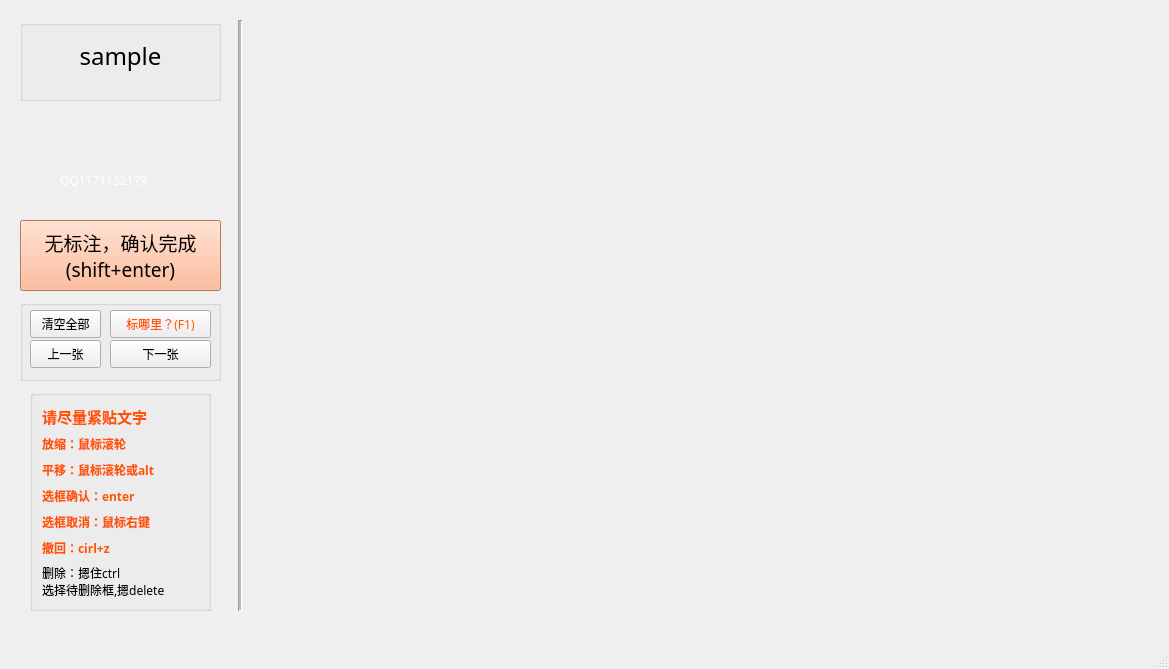
<?xml version="1.0" encoding="UTF-8"?>
<ui version="4.0">
 <class>MainWindow</class>
 <widget class="QMainWindow" name="MainWindow">
  <property name="geometry">
   <rect>
    <x>0</x>
    <y>0</y>
    <width>1169</width>
    <height>669</height>
   </rect>
  </property>
  <property name="sizePolicy">
   <sizepolicy hsizetype="Fixed" vsizetype="Fixed">
    <horstretch>0</horstretch>
    <verstretch>0</verstretch>
   </sizepolicy>
  </property>
  <property name="minimumSize">
   <size>
    <width>1169</width>
    <height>669</height>
   </size>
  </property>
  <property name="maximumSize">
   <size>
    <width>1169</width>
    <height>669</height>
   </size>
  </property>
  <property name="windowTitle">
   <string>MainWindow</string>
  </property>
  <property name="layoutDirection">
   <enum>Qt::LeftToRight</enum>
  </property>
  <property name="documentMode">
   <bool>false</bool>
  </property>
  <widget class="QWidget" name="centralwidget">
   <widget class="Line" name="line">
    <property name="geometry">
     <rect>
      <x>230</x>
      <y>20</y>
      <width>20</width>
      <height>591</height>
     </rect>
    </property>
    <property name="midLineWidth">
     <number>2</number>
    </property>
    <property name="orientation">
     <enum>Qt::Vertical</enum>
    </property>
   </widget>
   <widget class="QGroupBox" name="groupBox_2">
    <property name="geometry">
     <rect>
      <x>20</x>
      <y>20</y>
      <width>201</width>
      <height>81</height>
     </rect>
    </property>
    <property name="font">
     <font>
      <family>微软雅黑</family>
     </font>
    </property>
    <property name="title">
     <string/>
    </property>
    <widget class="QLabel" name="completeness">
     <property name="geometry">
      <rect>
       <x>0</x>
       <y>20</y>
       <width>201</width>
       <height>31</height>
      </rect>
     </property>
     <property name="font">
      <font>
       <pointsize>18</pointsize>
      </font>
     </property>
     <property name="text">
      <string>sample</string>
     </property>
     <property name="textFormat">
      <enum>Qt::AutoText</enum>
     </property>
     <property name="scaledContents">
      <bool>false</bool>
     </property>
     <property name="alignment">
      <set>Qt::AlignCenter</set>
     </property>
    </widget>
   </widget>
   <widget class="QGroupBox" name="groupBox_3">
    <property name="geometry">
     <rect>
      <x>20</x>
      <y>300</y>
      <width>201</width>
      <height>81</height>
     </rect>
    </property>
    <property name="font">
     <font>
      <family>微软雅黑</family>
     </font>
    </property>
    <property name="title">
     <string/>
    </property>
    <widget class="QPushButton" name="reference">
     <property name="geometry">
      <rect>
       <x>90</x>
       <y>10</y>
       <width>101</width>
       <height>28</height>
      </rect>
     </property>
     <property name="styleSheet">
      <string notr="true">color: rgb(255, 85, 0);</string>
     </property>
     <property name="text">
      <string>标哪里？(F1)</string>
     </property>
    </widget>
    <widget class="QPushButton" name="clear">
     <property name="geometry">
      <rect>
       <x>10</x>
       <y>10</y>
       <width>71</width>
       <height>28</height>
      </rect>
     </property>
     <property name="text">
      <string>清空全部</string>
     </property>
    </widget>
    <widget class="QPushButton" name="previous">
     <property name="geometry">
      <rect>
       <x>10</x>
       <y>40</y>
       <width>71</width>
       <height>28</height>
      </rect>
     </property>
     <property name="text">
      <string>上一张</string>
     </property>
    </widget>
    <widget class="QPushButton" name="next">
     <property name="geometry">
      <rect>
       <x>90</x>
       <y>40</y>
       <width>101</width>
       <height>28</height>
      </rect>
     </property>
     <property name="text">
      <string>下一张</string>
     </property>
    </widget>
   </widget>
   <widget class="QGroupBox" name="groupBox_4">
    <property name="geometry">
     <rect>
      <x>30</x>
      <y>390</y>
      <width>181</width>
      <height>221</height>
     </rect>
    </property>
    <property name="font">
     <font>
      <family>微软雅黑</family>
     </font>
    </property>
    <property name="title">
     <string/>
    </property>
    <layout class="QVBoxLayout" name="verticalLayout">
     <item>
      <widget class="QLabel" name="label_2">
       <property name="font">
        <font>
         <family>微软雅黑</family>
         <pointsize>11</pointsize>
         <weight>75</weight>
         <bold>true</bold>
        </font>
       </property>
       <property name="styleSheet">
        <string notr="true">color: rgb(255, 85, 0);</string>
       </property>
       <property name="text">
        <string>请尽量紧贴文字</string>
       </property>
      </widget>
     </item>
     <item>
      <widget class="QLabel" name="tips_5">
       <property name="font">
        <font>
         <weight>75</weight>
         <bold>true</bold>
        </font>
       </property>
       <property name="styleSheet">
        <string notr="true">color: rgb(255, 85, 0);</string>
       </property>
       <property name="text">
        <string>放缩：鼠标滚轮</string>
       </property>
      </widget>
     </item>
     <item>
      <widget class="QLabel" name="tips_7">
       <property name="font">
        <font>
         <weight>75</weight>
         <bold>true</bold>
        </font>
       </property>
       <property name="styleSheet">
        <string notr="true">color: rgb(255, 85, 0);</string>
       </property>
       <property name="text">
        <string>平移：鼠标滚轮或alt</string>
       </property>
      </widget>
     </item>
     <item>
      <widget class="QLabel" name="tips_2">
       <property name="font">
        <font>
         <family>微软雅黑</family>
         <weight>75</weight>
         <bold>true</bold>
        </font>
       </property>
       <property name="styleSheet">
        <string notr="true">color: rgb(255, 85, 0);</string>
       </property>
       <property name="text">
        <string>选框确认：enter</string>
       </property>
      </widget>
     </item>
     <item>
      <widget class="QLabel" name="tips_6">
       <property name="font">
        <font>
         <family>微软雅黑</family>
         <weight>75</weight>
         <bold>true</bold>
        </font>
       </property>
       <property name="styleSheet">
        <string notr="true">color: rgb(255, 85, 0);</string>
       </property>
       <property name="text">
        <string>选框取消：鼠标右键</string>
       </property>
      </widget>
     </item>
     <item>
      <widget class="QLabel" name="tips">
       <property name="font">
        <font>
         <weight>75</weight>
         <bold>true</bold>
        </font>
       </property>
       <property name="styleSheet">
        <string notr="true">color: rgb(255, 85, 0);</string>
       </property>
       <property name="text">
        <string>撤回：cirl+z</string>
       </property>
      </widget>
     </item>
     <item>
      <widget class="QLabel" name="tips_3">
       <property name="text">
        <string>删除：摁住ctrl
选择待删除框,摁delete</string>
       </property>
      </widget>
     </item>
    </layout>
   </widget>
   <widget class="QPushButton" name="finished_and_next_image_buttton">
    <property name="geometry">
     <rect>
      <x>20</x>
      <y>220</y>
      <width>201</width>
      <height>71</height>
     </rect>
    </property>
    <property name="font">
     <font>
      <family>微软雅黑</family>
      <pointsize>14</pointsize>
     </font>
    </property>
    <property name="text">
     <string>开始)</string>
    </property>
   </widget>
   <widget class="QPushButton" name="warning_button">
    <property name="geometry">
     <rect>
      <x>20</x>
      <y>220</y>
      <width>201</width>
      <height>71</height>
     </rect>
    </property>
    <property name="font">
     <font>
      <family>微软雅黑</family>
      <pointsize>14</pointsize>
     </font>
    </property>
    <property name="styleSheet">
     <string notr="true">background:rgb(255, 170, 127)</string>
    </property>
    <property name="text">
     <string>无标注，确认完成
(shift+enter)</string>
    </property>
   </widget>
   <widget class="QLabel" name="logo">
    <property name="geometry">
     <rect>
      <x>40</x>
      <y>110</y>
      <width>151</width>
      <height>61</height>
     </rect>
    </property>
    <property name="text">
     <string/>
    </property>
   </widget>
   <widget class="QLabel" name="label">
    <property name="geometry">
     <rect>
      <x>60</x>
      <y>170</y>
      <width>121</width>
      <height>20</height>
     </rect>
    </property>
    <property name="font">
     <font>
      <family>微软雅黑</family>
     </font>
    </property>
    <property name="styleSheet">
     <string notr="true">color: rgb(255, 255, 255);</string>
    </property>
    <property name="text">
     <string>QQ1171132179</string>
    </property>
   </widget>
   <zorder>groupBox_4</zorder>
   <zorder>groupBox_3</zorder>
   <zorder>groupBox_2</zorder>
   <zorder>line</zorder>
   <zorder>finished_and_next_image_buttton</zorder>
   <zorder>warning_button</zorder>
   <zorder>logo</zorder>
   <zorder>label</zorder>
  </widget>
  <widget class="QMenuBar" name="menubar">
   <property name="geometry">
    <rect>
     <x>0</x>
     <y>0</y>
     <width>1169</width>
     <height>26</height>
    </rect>
   </property>
  </widget>
  <widget class="QStatusBar" name="statusbar"/>
 </widget>
 <resources/>
 <connections/>
</ui>
